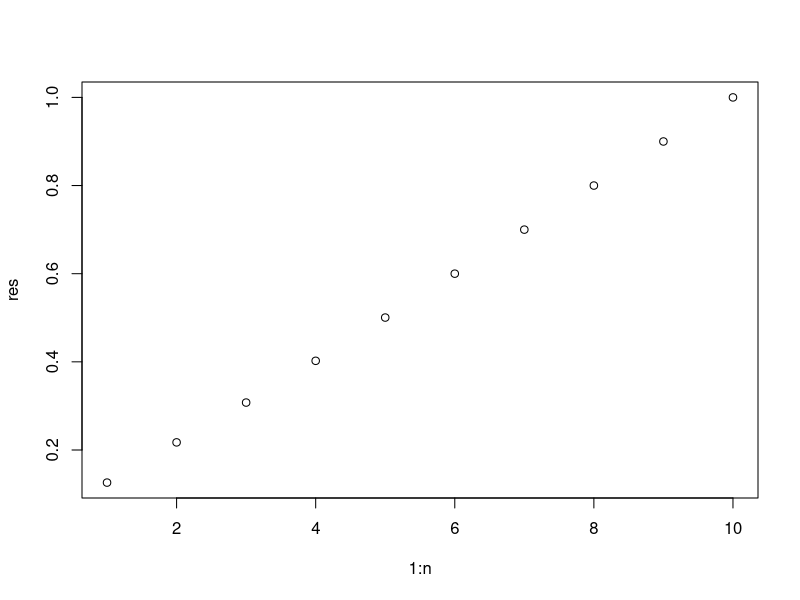

Recreate this plot in R.
pHat <- 0 #inital guess for p
n <- 10

func <- function(n,y,pHat) {
    n*pHat - y*(1-pHat)^n - y
}

dfunc <- function(n,y,pHat) {
    n + y*n*(1-pHat)^(n-1)
}

res <- 0

for (y in 1:n) {
    err <- func(n,y,pHat)
    
    while (abs(err)>0.0000001) {
        pHat <- pHat - err/dfunc(n,y,pHat)
        err <- func(n,y,pHat)
    }
    
    res[y] <- pHat
}

plot (1:n, res)